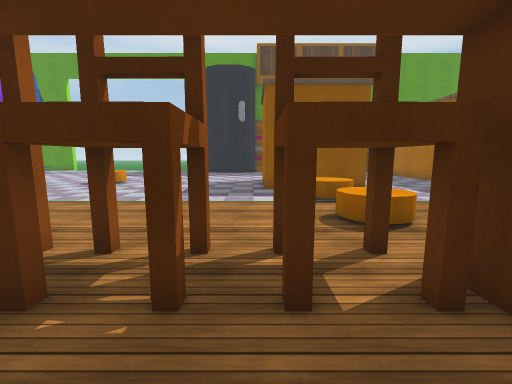
view 1 (above)

24 first-person views from a walk through a 3-D level made in the Unity game engine. The camera is 1.3 m above the floor, tilts 8° down and sees 90° across. The floor is counted in squares, 1 m on a side. Each view is taken from the middle of a square. On the plan, view 1 faces up. The plan holds only what a view shows up to about 13 squares ahead; the rest is blank. The place goes on beyond the plan. The player is left out. Some surface patterns are stand-ins.

view 2
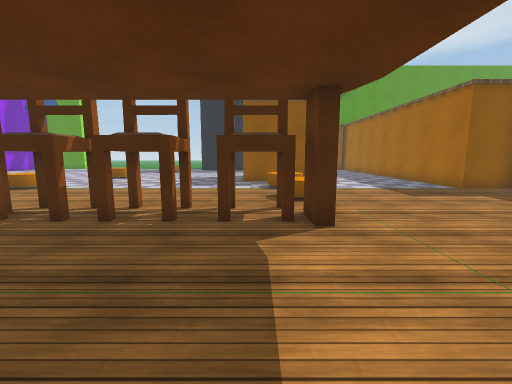

view 3
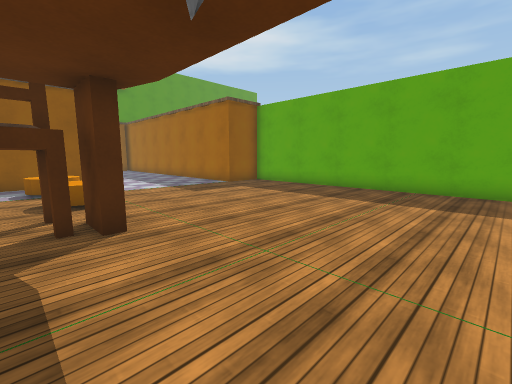

view 4
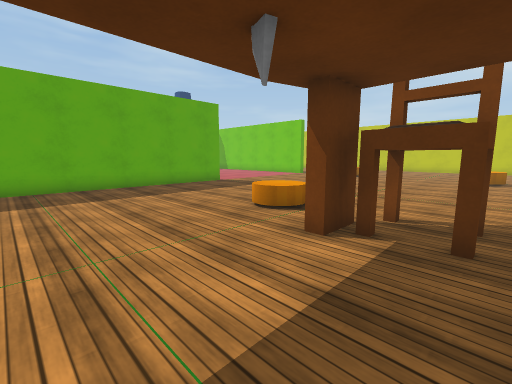

view 5
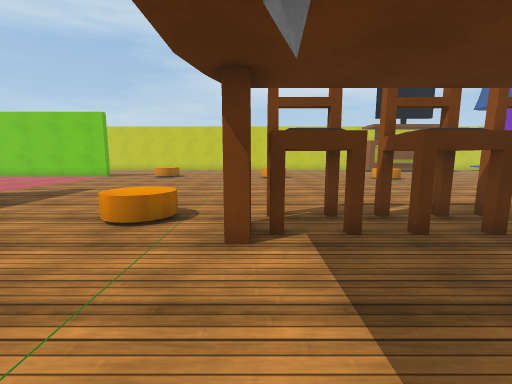

view 6
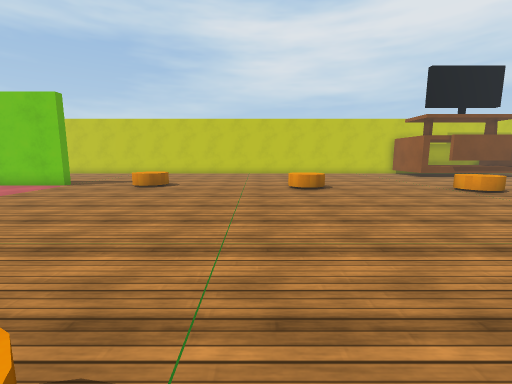

view 7
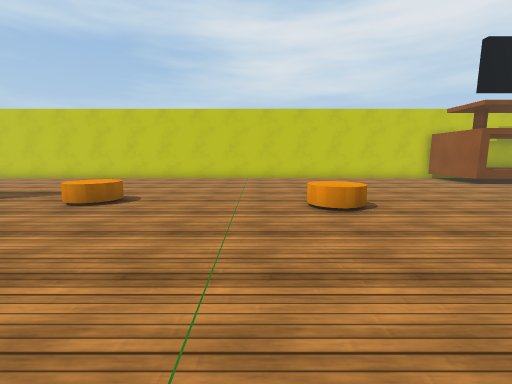

view 8
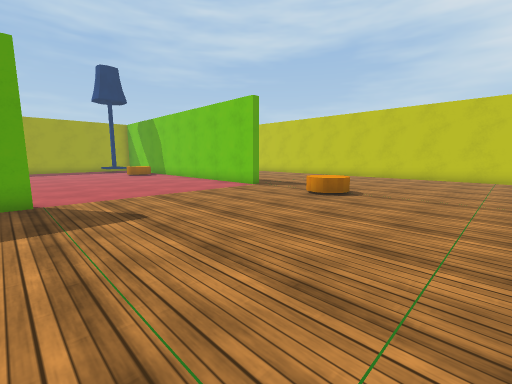

view 9
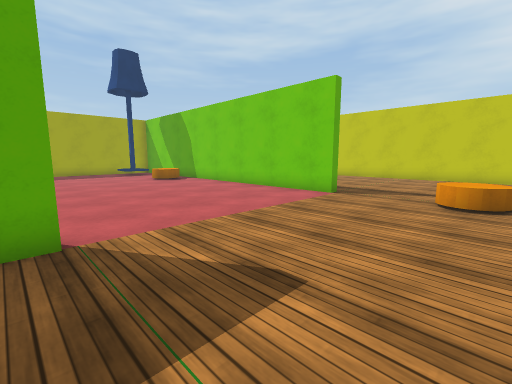

view 10
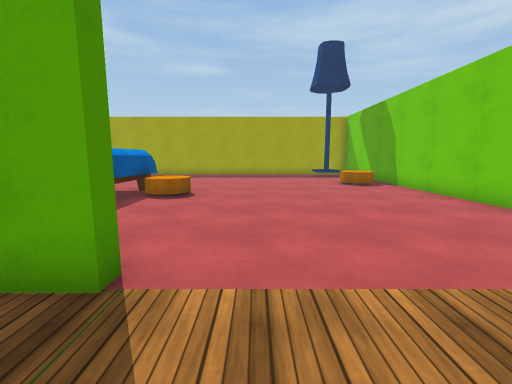

view 11
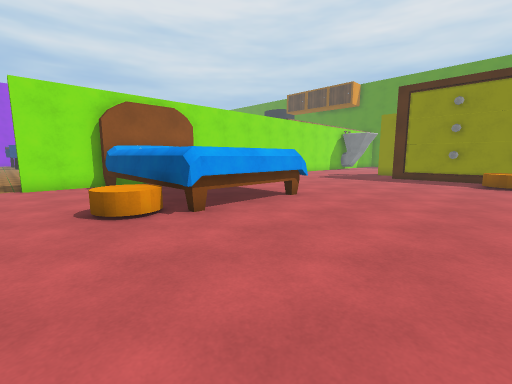

view 12
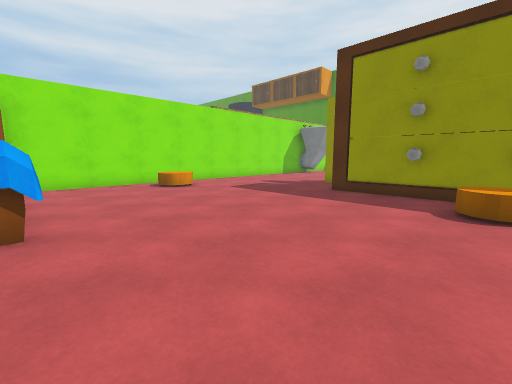

view 13
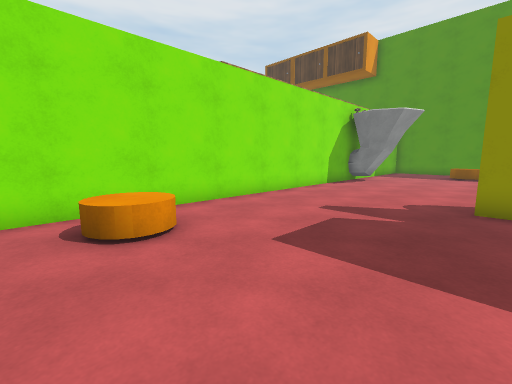

view 14
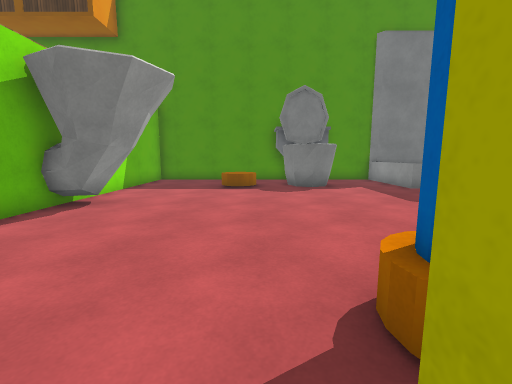

view 15
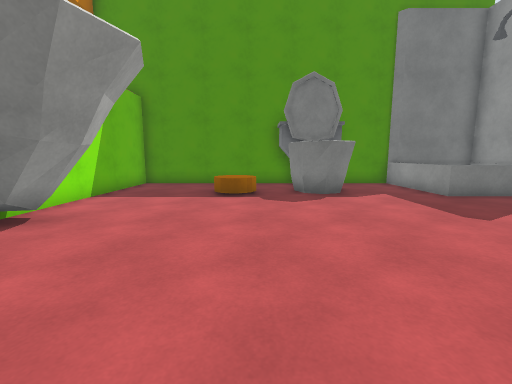

view 16
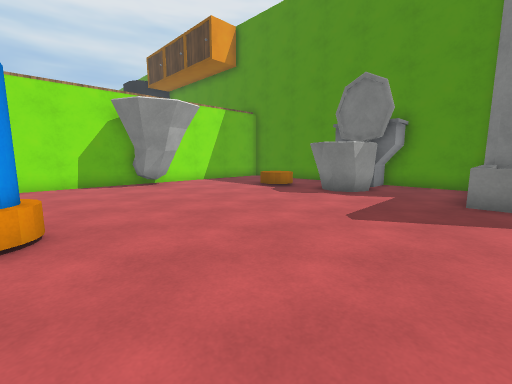

view 17
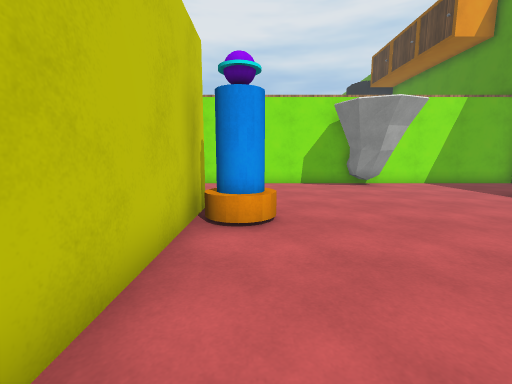

view 18
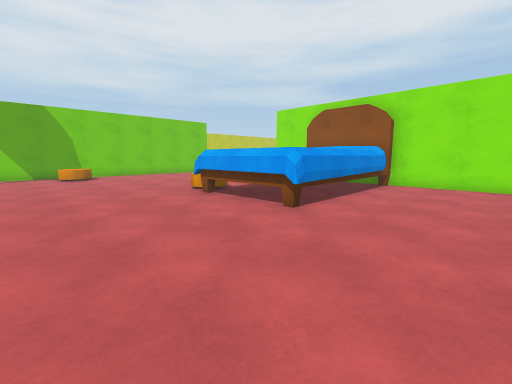

view 19
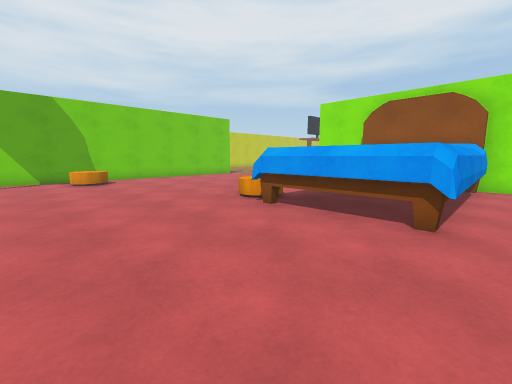

view 20
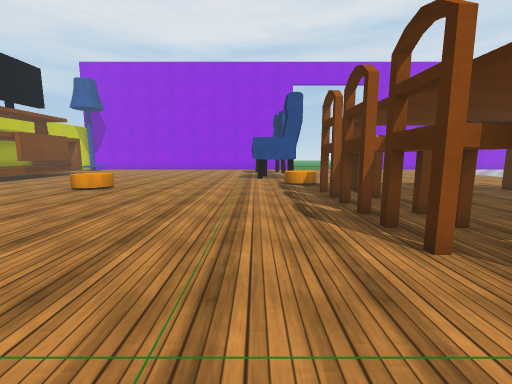

view 21
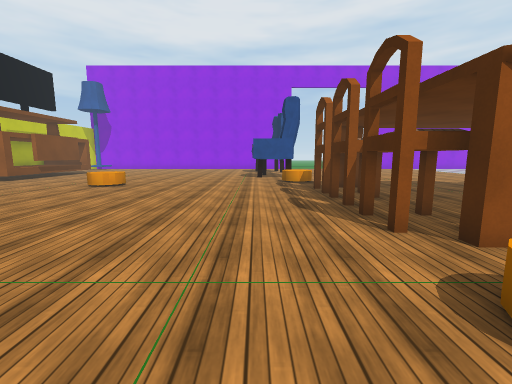

view 22
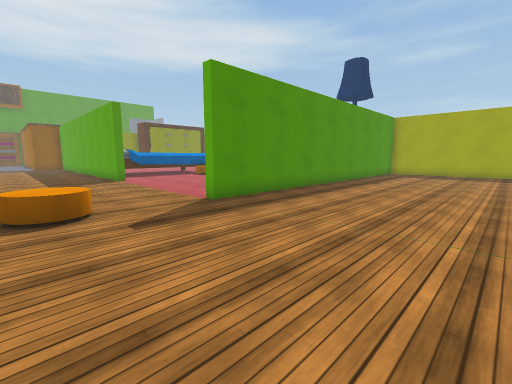

view 23
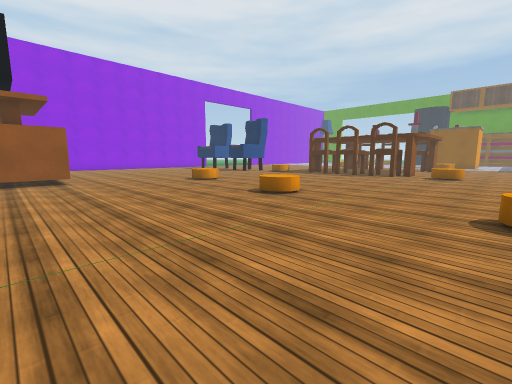

view 24
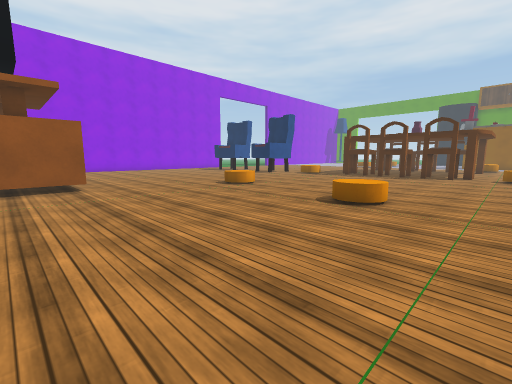

### Floor plan
Key: @ floor where view 1 was taken; # wall or solid block; . floor; C orange cylinder; H chair; S sink; W shower; T toilet; O other object.
Columns run from 8 left of view 1 to 24 right of it. Each row starts with its distance up from view 1.
 23                     ######TTT##WW
 22                     #.....TTT..W
 21                     #...C.T T..W
 20                     #...CCTTT..W
 19                     #...C..TT...W
 18                     #............
 17                     SS...........
 16                     SSS..........
 15                     SS...........
 14                     #............
 13 OO.   ..#           #............
 12 OO.   ..#           #............
 11 .... ...##    ..    #.....OO.....
 10 .........####....#  #.....OO####
  9 ..........C  ....#  #.....#
  8 C.........CC ....## #......
  7 C.........C.......###......######
  6 ..........CC.......##...........C
  5  .........CC.......##..........CC
  4  ..................##CC..........
  3  ..#HHHHHHH........##CC..........
  2  ..#HHHHHH#........##............
  1   .................##............
  0    .....@..........##............
 -1   .................##............
 -2   .................#OOOOOOOO.....
 -3     ...............#OO     O.....
 -4    #HHHHHH#........#OO     O.....
 -5  C.#HHHHHHH.CC.....#OO     O.....
 -6  CC.HHHH.H..CC.....#OOOOOCCO.....
 -7 .C.................##....CC......
 -8 ...................##.....C......
 -9 .................................
-10 .................................
-11 .................................
-12 .................................
-13 .................................
-14 ..CC.........................C...
-15  .CC.....C..................CCC..
-16 ........CCC....CC...#############
-17 ...............CC...########
-18 .............................
-19 ..............................
-20 ...............................
-21 OO..............................
-22 OO...............................
-23 OO...............................

Positions as (right, up) in squares from view 1, and headings:
1: (0, 0), facing up
2: (1, -3), facing up
3: (1, -3), facing up-right
4: (0, 0), facing down-right
5: (2, 0), facing down
6: (3, -5), facing down
7: (3, -9), facing down
8: (3, -8), facing down-right
9: (7, -8), facing down-right
10: (9, -10), facing right
11: (24, -9), facing up-left
12: (24, -2), facing up-left
13: (18, 2), facing up-left
14: (17, 9), facing up
15: (17, 11), facing up
16: (24, 11), facing up-left
17: (24, 11), facing left
18: (24, 2), facing down-left
19: (24, -1), facing down-left
20: (5, -8), facing left
21: (6, -8), facing left
22: (7, -23), facing up-right
23: (7, -23), facing up-left
24: (4, -23), facing up-left
